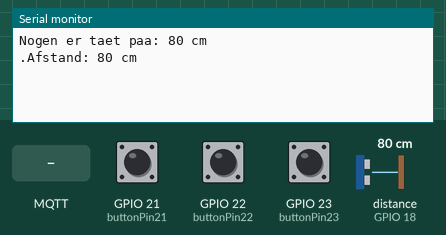
Simulated run of this sketch. Board: ESP32. On the bench: the last lines printed to the serial monitor. Wiring (inferred from the names in the program): ultrasonic range finder: trigger GPIO 5; echo GPIO 18. The test bench sets the inputs (shaded band); at power-on: distance to the obstacle (sensor on GPIO 18) 80 cm, GPIO 21 (buttonPin21) HIGH, GPIO 22 (buttonPin22) HIGH, GPIO 23 (buttonPin23) HIGH. The echo pulse lasts 58.3 µs per cm; WiFi joins after 1.5 s; servers stay silent unless stated; random numbers use the default seed unless the sketch sets one; no MQTT or app messages arrive unless stated.

Above: at 1.2 s.
1.3 s: distance to the obstacle (sensor on GPIO 18) set to 250 cm
At 2.0 s:
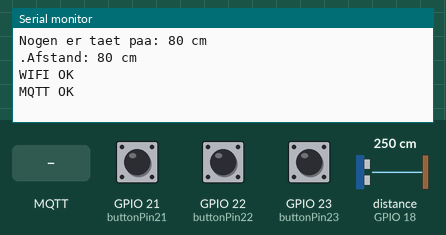
3.0 s: GPIO 21 (buttonPin21) pulled LOW for 0.15 s
4.6 s: MQTT message "1" arrives on the first subscribed topic
At 5.1 s:
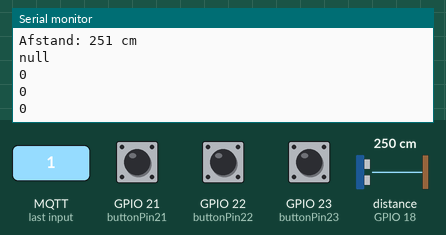
6.1 s: GPIO 22 (buttonPin22) pulled LOW for 0.15 s
At 6.26 s:
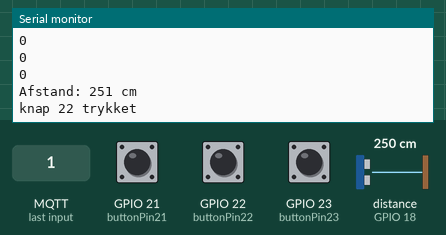
7.7 s: GPIO 23 (buttonPin23) pulled LOW for 0.15 s
At 8.3 s:
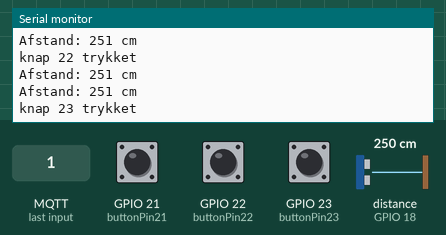
9.3 s: distance to the obstacle (sensor on GPIO 18) set to 2 cm
At 10.3 s:
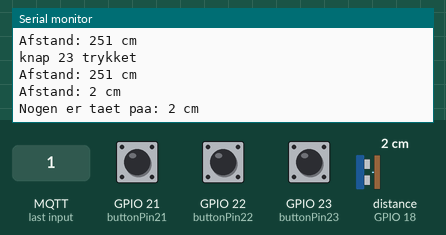
Timing chart, 0 to 11.8 s (numbered marks = the images above; inputs shaded):
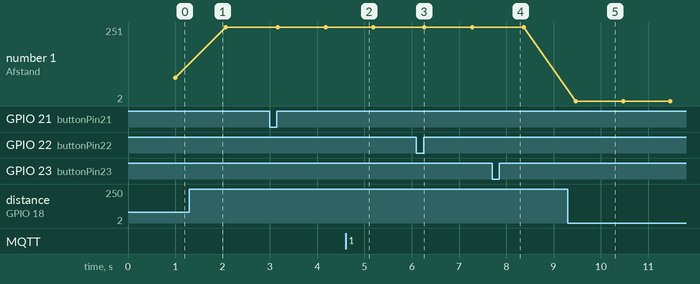

The sketch:

esp32_wall.ino
```cpp
// ----MOJA 2024, 2026---------
#include <WiFi.h>
#include <MQTT.h> //v. 2.5.3
#include <ArduinoJson.h> //v. 7.4.3

// -- some needed global variables ---
WiFiClient net;
MQTTClient client;
JsonDocument senderBuffer;
JsonDocument recieverBuffer;
// ------------------------------------

// ########### WIFI CONFIG ###########
const char ssid[] = "sensors";
const char pass[] = "FGeRiGzg";

// ########### MQTT CONFIG ###########
const String topic = "WallsCIA";

// ########### HVILKEN VÆG? ###########
// Koden er ens på alle tre ESP'er - kun denne linje skal rettes, før der uploades.
// Skriv "Red", "Blue" eller "Yellow" (præcis sådan, med stort begyndelsesbogstav).
const String vaeg = "Blue";
const String senderID = vaeg + "WallESP"; //fx "BlueWallESP" - websiden lytter kun til sin egen vægs ESP

// ________NOW FOLLOWS MAIN PROGRAMS______

int buttonPin21 = 21; // knap 1: afspil en historie
int buttonPin22 = 22; // knap 2: start optagelse
int buttonPin23 = 23; // knap 3: stop optagelse og send historien

// ########### AFSTANDSSENSOR (HC-SR04) ###########
const int trigPin = 5;
const int echoPin = 18;
const int NAER_CM = 100; // nogen er "tæt på", når de er under 1 meter fra sensoren
const int VAEK_CM = 120; // de er først "gået" igen, når de er over 1,2 meter væk
const bool VIS_AFSTAND = true; // skriver afstanden i Serial Monitor hvert sekund. Sæt til false for at slå det fra

// Et tryk tæller først, når knappen har været holdt stabilt nede i debounceTid
// millisekunder. Så bliver støj og "prel" på pinnen ikke til falske tryk.
const unsigned long debounceTid = 50;

// For hver knap: den godkendte (stabile) tilstand, den sidst læste tilstand,
// og hvornår den læste tilstand sidst ændrede sig
bool stabil23 = HIGH;
bool stabil22 = HIGH;
bool stabil21 = HIGH;
bool sidstLaest23 = HIGH;
bool sidstLaest22 = HIGH;
bool sidstLaest21 = HIGH;
unsigned long sidstAendret23 = 0;
unsigned long sidstAendret22 = 0;
unsigned long sidstAendret21 = 0;


// Knaptryk, der venter på at blive sendt. Hvis forbindelsen er nede, når der
// trykkes, gemmes trykket her og sendes, så snart ESP'en er på nettet igen.
// Plads 0 = knap 23, plads 1 = knap 22, plads 2 = knap 21. 0 betyder "intet venter".
unsigned long ventendeTryk[3] = {0, 0, 0};
const unsigned long MAX_VENTETID = 8000; // tryk, der har ventet længere end 8 sekunder, droppes


void setup() {
  Serial.begin(9600);
  opsaetNaerhed(); // afstandssensor (ligger i naerhed.ino)

  pinMode(buttonPin23, INPUT_PULLUP);
  pinMode(buttonPin22, INPUT_PULLUP);
  pinMode(buttonPin21, INPUT_PULLUP);

  // Starter forbindelsen til WiFi og MQTT. Vi venter IKKE her på, at den er klar -
  // det klarer loop(), så knapper og sensor virker med det samme.
  startForbindelse(); // ligger i MQTTfunctions.ino
}

// Returnerer true præcis én gang pr. tryk: når knappen er gået fra sluppet til
// trykket og har været stabilt nede i debounceTid millisekunder.
bool knapTrykket(int pin, bool &stabil, bool &sidstLaest, unsigned long &sidstAendret)
{
  bool laest = digitalRead(pin);
  if (laest != sidstLaest) {
    sidstAendret = millis(); // tilstanden flakker - start ventetiden forfra
    sidstLaest = laest;
  }
  if (millis() - sidstAendret > debounceTid && laest != stabil) {
    stabil = laest;
    return stabil == LOW;
  }
  return false;
}

// Sender de knaptryk, der venter - men kun når vi er forbundet
void sendVentendeTryk()
{
  if (!client.connected()) {
    return; // trykkene bliver liggende, til forbindelsen er tilbage
  }
  for (int i = 0; i < 3; i++) {
    if (ventendeTryk[i] == 0) {
      continue; // intet tryk venter på denne knap
    }
    if (millis() - ventendeTryk[i] > MAX_VENTETID) {
      Serial.println("Et knaptryk blev droppet - forbindelsen var nede for laenge");
    } else if (i == 0) {
      sender("hej", 1, 0, 0); // knap 23: stop optagelse og send historien
    } else if (i == 1) {
      sender("hej", 0, 1, 0); // knap 22: start optagelse
    } else {
      sender("hej", 0, 0, 1); // knap 21: afspil en historie
    }
    ventendeTryk[i] = 0;
  }
}


void loop()
{
  // Holder WiFi og MQTT forbundet uden at stoppe resten af programmet
  vedligeholdForbindelse(); // ligger i MQTTfunctions.ino

  // Knapperne læses altid - også mens forbindelsen er nede
  if (knapTrykket(buttonPin23, stabil23, sidstLaest23, sidstAendret23)) {
    Serial.println("knap 23 trykket");
    ventendeTryk[0] = max(millis(), 1UL);
  }
  if (knapTrykket(buttonPin22, stabil22, sidstLaest22, sidstAendret22)) {
    Serial.println("knap 22 trykket");
    ventendeTryk[1] = max(millis(), 1UL);
  }
  if (knapTrykket(buttonPin21, stabil21, sidstLaest21, sidstAendret21)) {
    Serial.println("knap 21 trykket");
    ventendeTryk[2] = max(millis(), 1UL);
  }
  sendVentendeTryk();

  opdaterNaerhed(); // afstandssensor (ligger i naerhed.ino)

  client.loop(); //keep MQTT running
}
```

MQTTfunctions.ino
```cpp
//####################### MQTT FUNCTIONS #######################
// Forbindelsen til WiFi og MQTT bliver holdt ved lige fra loop() uden at stoppe
// programmet. Så bliver knapper og sensor ved med at virke, mens ESP'en forbinder.

bool wifiVarForbundet = false;       // var WiFi forbundet, sidst vi kiggede?
bool mqttVarForbundet = false;       // var MQTT forbundet, sidst vi kiggede?
unsigned long sidsteWifiStart = 0;   // hvornår vi sidst startede et forsøg på WiFi
unsigned long sidstePrik = 0;        // hvornår vi sidst skrev en prik
unsigned long sidsteMqttForsoeg = 0; // hvornår vi sidst prøvede at forbinde til MQTT

// Skriver årsagen, hver gang et forsøg på at forbinde til WiFi mislykkes.
// På sensors-netværket ser vi ofte 2 (netværket svarede ikke i tide) et antal
// gange, før det lykkes - det er normalt, ESP'en prøver selv igen.
void wifiHaendelse(WiFiEvent_t event, WiFiEventInfo_t info)
{
  if (event == ARDUINO_EVENT_WIFI_STA_DISCONNECTED) {
    Serial.println();
    Serial.print("WiFi afbrudt, aarsag: ");
    Serial.println(info.wifi_sta_disconnected.reason);
  }
}

// Kaldes én gang fra setup()
void startForbindelse() //--------------------------------------------
{
  client.begin("broker.hivemq.com", net);
  client.onMessage(modtager);

  WiFi.onEvent(wifiHaendelse);
  WiFi.begin(ssid, pass);
  sidsteWifiStart = millis();
}

// Prøver at forbinde til MQTT. Tager normalt under et sekund.
void connectMQTT() //--------------------------------------------
{
  //-- Generate a Unique User ID
  String dummy = "ITU";
  const char chars[] = "ABCDEFGHIJKLMNOPQRSTUVWXYZabcdefghijklmnopqrstuvwxyz0123456789";
  for (int i = 0; i < 9; i++) {
    dummy += chars[random(0, sizeof(chars) - 1)];
  }
  int str_len = dummy.length()+1;
  char userID[str_len];
  dummy.toCharArray(userID,str_len);

  //--- DO THE MQTT CONNECT -----
  if (client.connect(userID)) {
    mqttVarForbundet = true;
    Serial.println("MQTT OK");
    client.subscribe(topic);
  }
}

// Kaldes hele tiden fra loop()
void vedligeholdForbindelse() //--------------------------------------------
{
  // ---- WiFi ----
  if (WiFi.status() != WL_CONNECTED) {
    if (wifiVarForbundet) {
      wifiVarForbundet = false;
      mqttVarForbundet = false;
      Serial.println("WiFi-forbindelsen er tabt - forbinder igen");
      sidsteWifiStart = millis(); // ESP'en prøver selv at forbinde igen
    }
    if (millis() - sidstePrik >= 1000) {
      sidstePrik = millis();
      Serial.print(".");
    }
    if (millis() - sidsteWifiStart >= 15000) {
      // 15 sekunder uden forbindelse: start forbindelsen helt forfra
      Serial.println();
      Serial.println("Stadig ingen WiFi - proever forfra");
      WiFi.disconnect();
      delay(100);
      WiFi.begin(ssid, pass);
      sidsteWifiStart = millis();
    }
    return; // uden WiFi kan vi ikke forbinde til MQTT
  }
  if (!wifiVarForbundet) {
    wifiVarForbundet = true;
    Serial.println();
    Serial.println("WIFI OK");
    sidsteMqttForsoeg = 0; // prøv MQTT med det samme
  }

  // ---- MQTT ----
  if (!client.connected()) {
    if (mqttVarForbundet) {
      mqttVarForbundet = false;
      Serial.println("MQTT-forbindelsen er tabt - forbinder igen");
    }
    // Prøv højst hvert 2. sekund, så knapperne ikke bliver blokeret af forsøgene
    if (sidsteMqttForsoeg == 0 || millis() - sidsteMqttForsoeg >= 2000) {
      sidsteMqttForsoeg = max(millis(), 1UL);
      connectMQTT();
    }
  }
}
```

naerhed.ino
```cpp
//####################### AFSTANDSSENSOR #######################
// Afstandssensoren (HC-SR04) måler, om nogen står tæt på væggen. Når der gør,
// får websiden besked, så den kan sige "psst". Indstillingerne (pins og afstand)
// står øverst i esp32_wall.ino.

bool nogenNaer = false;            // true når nogen står tæt på væggen
int naerTaeller = 0;               // antal målinger i træk med nogen tæt på
int vaekTaeller = 0;               // antal målinger i træk uden nogen
unsigned long sidsteMaaling = 0;   // tidspunkt for seneste afstandsmåling
unsigned long sidsteNaerBesked = 0;// tidspunkt for seneste "naer"-besked
unsigned long sidsteUdskrift = 0;  // tidspunkt for seneste udskrift af afstanden

void opsaetNaerhed()
{
  pinMode(trigPin, OUTPUT);
  pinMode(echoPin, INPUT);
  digitalWrite(trigPin, LOW);
}

// Måler afstanden i cm. Giver 0, hvis sensoren ikke får noget ekko tilbage
// (ingen inden for ca. 4 meter).
int maalAfstand()
{
  digitalWrite(trigPin, LOW);
  delayMicroseconds(2);
  digitalWrite(trigPin, HIGH);
  delayMicroseconds(10);
  digitalWrite(trigPin, LOW);
  unsigned long varighed = pulseIn(echoPin, HIGH, 25000); // vent højst 25 ms på ekkoet
  return varighed / 58; // lydens rejsetid frem og tilbage omregnet til cm
}

// Fortæller websiden, om der står nogen ("naer") eller ej ("vaek").
// Sender direkte uden ventetiden i sender(), så målingerne ikke forsinkes.
void sendNaerhed(bool naer)
{
  senderBuffer["from"]=senderID;
  senderBuffer["val1"]=naer ? "naer" : "vaek";
  senderBuffer["val2"]=0;
  senderBuffer["val3"]=0;
  senderBuffer["val4"]=0;
  String JSONbesked;
  serializeJson(senderBuffer, JSONbesked);
  client.publish(topic, JSONbesked);
  sidsteNaerBesked = millis();
}

// Kaldes hele tiden fra loop()
void opdaterNaerhed()
{
  // ---- Mål afstanden 10 gange i sekundet ----
  if (millis() - sidsteMaaling >= 100) {
    sidsteMaaling = millis();
    int afstand = maalAfstand();

    // Vis afstanden en gang i sekundet, så man kan se, at sensoren virker
    if (VIS_AFSTAND && millis() - sidsteUdskrift >= 1000) {
      sidsteUdskrift = millis();
      if (afstand == 0) {
        Serial.println("Afstand: intet ekko (ingen inden for 4 meter, eller sensoren er ikke forbundet)");
      } else {
        Serial.print("Afstand: ");
        Serial.print(afstand);
        Serial.println(" cm");
      }
    }

    if (afstand > 0 && afstand < NAER_CM) {
      naerTaeller++;
      vaekTaeller = 0;
    } else if (afstand == 0 || afstand > VAEK_CM) {
      vaekTaeller++;
      naerTaeller = 0;
    }

    // Sensoren kan måle forkert en enkelt gang. Derfor skal der 3 målinger i træk
    // til, før nogen "er kommet", og 1,5 sekund uden nogen, før de "er gået".
    if (!nogenNaer && naerTaeller >= 3) {
      nogenNaer = true;
      Serial.print("Nogen er taet paa: ");
      Serial.print(afstand);
      Serial.println(" cm");
      sendNaerhed(true);
    }
    if (nogenNaer && vaekTaeller >= 15) {
      nogenNaer = false;
      Serial.println("Ingen i naerheden");
      sendNaerhed(false);
    }
  }

  // ---- Mens nogen står der: gentag beskeden hvert 3. sekund ----
  // Så ved websiden det også, hvis den først bliver åbnet bagefter.
  if (nogenNaer && millis() - sidsteNaerBesked >= 3000) {
    sendNaerhed(true);
  }
}
```

receiver.ino
```cpp
void modtager(String &topic, String &indhold)
{
  deserializeJson(recieverBuffer,indhold);
  String afsender = recieverBuffer["from"];
  String value1 = recieverBuffer["val1"];
  int value2 = recieverBuffer["val2"];
  int value3 = recieverBuffer["val3"];
  int value4 = recieverBuffer["val4"];
  Serial.println(value1);
  Serial.println(value2);
  Serial.println(value3);
  Serial.println(value4);
  //do something with the value... eg change a global value
 // x = value;

}
```

sender.ino
```cpp
void sender(String x, int y, int z, int w)
{
  senderBuffer["from"]=senderID;
  senderBuffer["val1"]=x;
  senderBuffer["val2"]=y;
  senderBuffer["val3"]=z;
  senderBuffer["val4"]=w;
  String JSONbesked;
  serializeJson(senderBuffer, JSONbesked);
  client.publish(topic, JSONbesked);
  delay(100);
}
```

Measured:
- after the input at 4.6 s, the serial monitor: prints a new line at once (image 2)
- after the input at 6.1 s, the serial monitor: prints a new line after 0.05 s (image 3)
- after the input at 7.7 s, the serial monitor: prints a new line after 0.05 s (image 4)
- after the input at 9.3 s, the serial monitor: prints a new line after 0.17 s (image 5)
- plotted number 1: 80 → 251 after the input at 1.3 s, 251 → 2 after the input at 9.3 s
